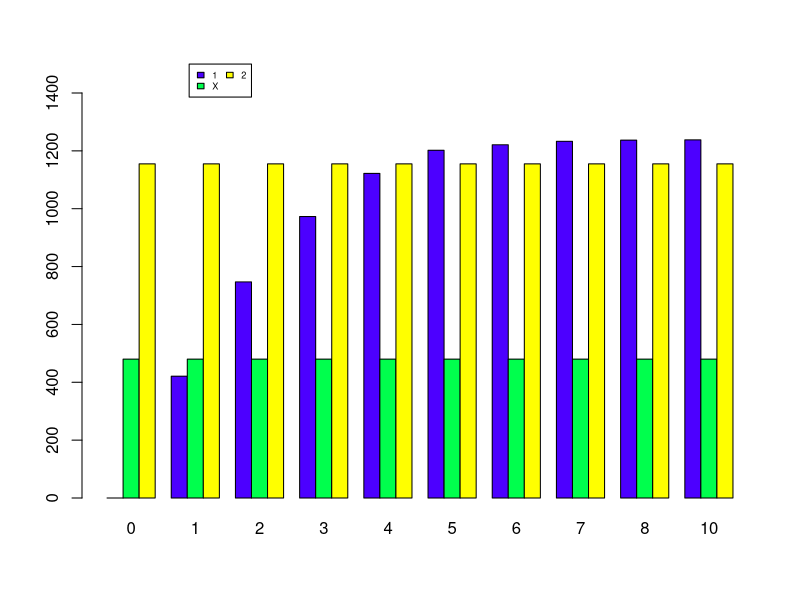

Recreate this plot in R.
# Ejercicio 9. Problema Fútbol
# =============================

futbol = read.csv("futbolNEW.csv",header=TRUE)

# Añado los partidos
futbol = rbind(futbol,data.frame(Casa=c(10,11,10),Visitante=c(0,8,9)))
tail(futbol)

# Añado la columna QUNIELA
cat("\014")
futbol$Quiniela = ((futbol$Casa-futbol$Visitante)>0)*1+((futbol$Casa-futbol$Visitante)<0)*2
futbol$Quiniela = as.factor(futbol$Quiniela)
levels(futbol$Quiniela)=c("X","1","2")
head(futbol,10)
str(futbol)

# Añado el average
futbol$Average = (futbol$Casa>futbol$Visitante)*(futbol$Casa-futbol$Visitante)
# Diferencia si han ganado los de casa, y cero en caso contrario
liga = futbol[,c(3,4)]

# Ordenar los factores
liga$Quiniela = ordered(liga$Quiniela,levels=c("1","X","2"))
liga$Average = ordered(liga$Average)
str(liga)
cat("\014")

# Obtener la tabla de frecuencias absolutas acumuladas del data frame liga.
# ¿Cuántos partidos han ganado los de casa?
t1=table(liga)
t1ACU = t(apply(t1,MARGIN=1,FUN=cumsum))
t1ACU
sum(t1["1",]) # otra forma de verlo

# Obtener la tabla de frecuencias relativas SIN ACUMULAR del data frame liga.
# ¿Qué es más probable, que el equipo empate o que gane 1-0? ¿En qué porcentaje?
t2=prop.table(table(liga))*100
round(t2,2)

# Obtener la tabla de frecuencias relativas ACUMULADAS del data frame liga.
# ¿Qué es más probable, que el equipo gane o pierda?
t2ACU=t(apply(round(t2,2),MARGIN=1,FUN=cumsum))
t2ACU
sprintf("Es más probable que gane por un margen del %.2f%%",t2ACU["1","10"]-t2ACU["2","10"] )

# ¿Qué es más probable, que el equipo pierda o que gane por menos
# de 4 goles de diferencia? Indica los datos de porcentaje.
sprintf("Es más probable que pierda por un margen del %.2f%%",
        t2ACU["2","10"]-t2ACU["1","3"] )

barplot(t1ACU,beside=TRUE, legend.text = levels(unique(liga$Quiniela))
        ,col=topo.colors(length(unique(liga$Quiniela)))
        ,args.legend=list(y=1500,x=10,cex=0.55,ncol=2)
        ,ylim=c(0,max(t1ACU)+200))
